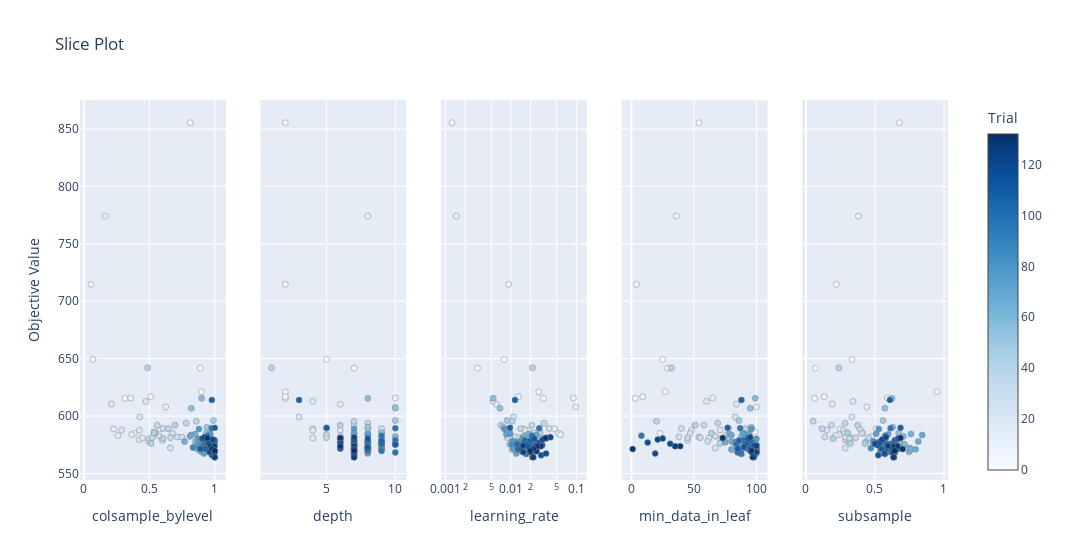

The notebook cell this image was saved under:
### Code cell
optuna.visualization.plot_slice(study)

### Figure 1 — Plotly figure (JSON) as saved in the notebook; plotly's stock layout.template omitted (floating-point values rounded to 4 significant figures; data arrays with more than 128 entries replaced by an {"elided": "..."} marker saying what was removed)
{"data": [{"marker": {"color": {"elided": "133 int values"}, "colorbar": {"title": {"text": "Trial"}, "x": 1, "xpad": 40}, "colorscale": [[0, "rgb(247,251,255)"], [0.125, "rgb(222,235,247)"], [0.25, "rgb(198,219,239)"], [0.375, "rgb(158,202,225)"], [0.5, "rgb(107,174,214)"], [0.625, "rgb(66,146,198)"], [0.75, "rgb(33,113,181)"], [0.875, "rgb(8,81,156)"], [1, "rgb(8,48,107)"]], "line": {"color": "Grey", "width": 0.5}, "showscale": true}, "mode": "markers", "showlegend": false, "type": "scatter", "x": {"elided": "133 float values"}, "xaxis": "x", "y": {"elided": "133 float values"}, "yaxis": "y"}, {"marker": {"color": {"elided": "133 int values"}, "colorbar": {"title": {"text": "Trial"}, "x": 1, "xpad": 40}, "colorscale": [[0, "rgb(247,251,255)"], [0.125, "rgb(222,235,247)"], [0.25, "rgb(198,219,239)"], [0.375, "rgb(158,202,225)"], [0.5, "rgb(107,174,214)"], [0.625, "rgb(66,146,198)"], [0.75, "rgb(33,113,181)"], [0.875, "rgb(8,81,156)"], [1, "rgb(8,48,107)"]], "line": {"color": "Grey", "width": 0.5}, "showscale": false}, "mode": "markers", "showlegend": false, "type": "scatter", "x": {"elided": "133 int values"}, "xaxis": "x2", "y": {"elided": "133 float values"}, "yaxis": "y2"}, {"marker": {"color": {"elided": "133 int values"}, "colorbar": {"title": {"text": "Trial"}, "x": 1, "xpad": 40}, "colorscale": [[0, "rgb(247,251,255)"], [0.125, "rgb(222,235,247)"], [0.25, "rgb(198,219,239)"], [0.375, "rgb(158,202,225)"], [0.5, "rgb(107,174,214)"], [0.625, "rgb(66,146,198)"], [0.75, "rgb(33,113,181)"], [0.875, "rgb(8,81,156)"], [1, "rgb(8,48,107)"]], "line": {"color": "Grey", "width": 0.5}, "showscale": false}, "mode": "markers", "showlegend": false, "type": "scatter", "x": {"elided": "133 float values"}, "xaxis": "x3", "y": {"elided": "133 float values"}, "yaxis": "y3"}, {"marker": {"color": {"elided": "133 int values"}, "colorbar": {"title": {"text": "Trial"}, "x": 1, "xpad": 40}, "colorscale": [[0, "rgb(247,251,255)"], [0.125, "rgb(222,235,247)"], [0.25, "rgb(198,219,239)"], [0.375, "rgb(158,202,225)"], [0.5, "rgb(107,174,214)"], [0.625, "rgb(66,146,198)"], [0.75, "rgb(33,113,181)"], [0.875, "rgb(8,81,156)"], [1, "rgb(8,48,107)"]], "line": {"color": "Grey", "width": 0.5}, "showscale": false}, "mode": "markers", "showlegend": false, "type": "scatter", "x": {"elided": "133 int values"}, "xaxis": "x4", "y": {"elided": "133 float values"}, "yaxis": "y4"}, {"marker": {"color": {"elided": "133 int values"}, "colorbar": {"title": {"text": "Trial"}, "x": 1, "xpad": 40}, "colorscale": [[0, "rgb(247,251,255)"], [0.125, "rgb(222,235,247)"], [0.25, "rgb(198,219,239)"], [0.375, "rgb(158,202,225)"], [0.5, "rgb(107,174,214)"], [0.625, "rgb(66,146,198)"], [0.75, "rgb(33,113,181)"], [0.875, "rgb(8,81,156)"], [1, "rgb(8,48,107)"]], "line": {"color": "Grey", "width": 0.5}, "showscale": false}, "mode": "markers", "showlegend": false, "type": "scatter", "x": {"elided": "133 float values"}, "xaxis": "x5", "y": {"elided": "133 float values"}, "yaxis": "y5"}], "layout": {"title": {"text": "Slice Plot"}, "width": 1500, "xaxis": {"anchor": "y", "domain": [0, 0.168], "title": {"text": "colsample_bylevel"}}, "xaxis2": {"anchor": "y2", "domain": [0.208, 0.376], "title": {"text": "depth"}}, "xaxis3": {"anchor": "y3", "domain": [0.416, 0.584], "title": {"text": "learning_rate"}, "type": "log"}, "xaxis4": {"anchor": "y4", "domain": [0.624, 0.792], "title": {"text": "min_data_in_leaf"}}, "xaxis5": {"anchor": "y5", "domain": [0.832, 1], "title": {"text": "subsample"}}, "yaxis": {"anchor": "x", "domain": [0, 1], "title": {"text": "Objective Value"}}, "yaxis2": {"anchor": "x2", "domain": [0, 1], "matches": "y", "showticklabels": false}, "yaxis3": {"anchor": "x3", "domain": [0, 1], "matches": "y", "showticklabels": false}, "yaxis4": {"anchor": "x4", "domain": [0, 1], "matches": "y", "showticklabels": false}, "yaxis5": {"anchor": "x5", "domain": [0, 1], "matches": "y", "showticklabels": false}}}
